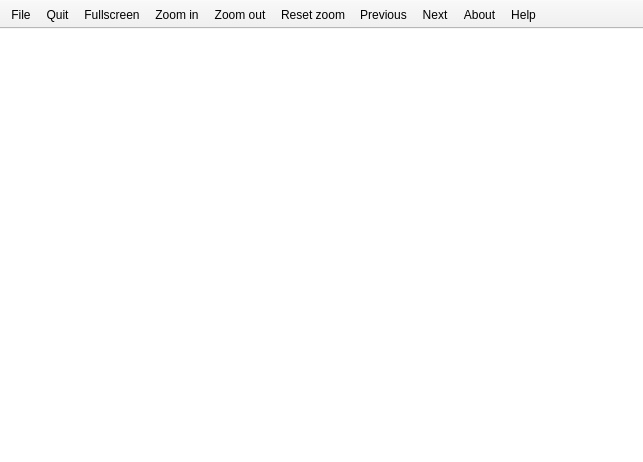
<?xml version="1.0" encoding="UTF-8"?>
<ui version="4.0">
 <class>MainWindow</class>
 <widget class="QMainWindow" name="MainWindow">
  <property name="geometry">
   <rect>
    <x>0</x>
    <y>0</y>
    <width>643</width>
    <height>462</height>
   </rect>
  </property>
  <property name="focusPolicy">
   <enum>Qt::StrongFocus</enum>
  </property>
  <property name="windowTitle">
   <string>qPicView</string>
  </property>
  <widget class="QWidget" name="centralWidget">
   <layout class="QHBoxLayout" name="horizontalLayout_2">
    <property name="spacing">
     <number>0</number>
    </property>
    <property name="sizeConstraint">
     <enum>QLayout::SetNoConstraint</enum>
    </property>
    <property name="margin">
     <number>0</number>
    </property>
    <item>
     <layout class="QHBoxLayout" name="horizontalLayout">
      <property name="spacing">
       <number>0</number>
      </property>
      <property name="sizeConstraint">
       <enum>QLayout::SetNoConstraint</enum>
      </property>
      <item>
       <widget class="QGraphicsView" name="graphicsView">
        <property name="focusPolicy">
         <enum>Qt::NoFocus</enum>
        </property>
        <property name="frameShape">
         <enum>QFrame::NoFrame</enum>
        </property>
        <property name="lineWidth">
         <number>0</number>
        </property>
       </widget>
      </item>
     </layout>
    </item>
   </layout>
  </widget>
  <widget class="QToolBar" name="mainToolBar">
   <property name="contextMenuPolicy">
    <enum>Qt::NoContextMenu</enum>
   </property>
   <property name="movable">
    <bool>false</bool>
   </property>
   <property name="floatable">
    <bool>false</bool>
   </property>
   <attribute name="toolBarArea">
    <enum>TopToolBarArea</enum>
   </attribute>
   <attribute name="toolBarBreak">
    <bool>false</bool>
   </attribute>
   <addaction name="actionFile"/>
   <addaction name="actionQuit"/>
   <addaction name="actionFullscreen"/>
   <addaction name="actionZoom_in"/>
   <addaction name="actionZoom_out"/>
   <addaction name="actionReset_zoom"/>
   <addaction name="actionPrevious"/>
   <addaction name="actionNext"/>
   <addaction name="actionAbout"/>
   <addaction name="actionHelp"/>
  </widget>
  <action name="actionFile">
   <property name="text">
    <string>File</string>
   </property>
   <property name="shortcut">
    <string>F</string>
   </property>
  </action>
  <action name="actionQuit">
   <property name="text">
    <string>Quit</string>
   </property>
   <property name="shortcut">
    <string>Esc</string>
   </property>
  </action>
  <action name="actionFullscreen">
   <property name="checkable">
    <bool>true</bool>
   </property>
   <property name="text">
    <string>Fullscreen</string>
   </property>
   <property name="shortcut">
    <string>F11</string>
   </property>
  </action>
  <action name="actionZoom_in">
   <property name="text">
    <string>Zoom in</string>
   </property>
   <property name="shortcut">
    <string>+</string>
   </property>
  </action>
  <action name="actionZoom_out">
   <property name="text">
    <string>Zoom out</string>
   </property>
   <property name="shortcut">
    <string>-</string>
   </property>
  </action>
  <action name="actionReset_zoom">
   <property name="text">
    <string>Reset zoom</string>
   </property>
   <property name="shortcut">
    <string>*</string>
   </property>
  </action>
  <action name="actionNext">
   <property name="text">
    <string>Next</string>
   </property>
   <property name="shortcut">
    <string>Right</string>
   </property>
  </action>
  <action name="actionPrevious">
   <property name="text">
    <string>Previous</string>
   </property>
   <property name="shortcut">
    <string>Left</string>
   </property>
  </action>
  <action name="actionAbout">
   <property name="text">
    <string>About</string>
   </property>
   <property name="shortcut">
    <string>?</string>
   </property>
  </action>
  <action name="actionHelp">
   <property name="text">
    <string>Help</string>
   </property>
   <property name="shortcut">
    <string>F1</string>
   </property>
  </action>
 </widget>
 <layoutdefault spacing="6" margin="11"/>
 <resources/>
 <connections>
  <connection>
   <sender>actionQuit</sender>
   <signal>triggered()</signal>
   <receiver>MainWindow</receiver>
   <slot>close()</slot>
   <hints>
    <hint type="sourcelabel">
     <x>-1</x>
     <y>-1</y>
    </hint>
    <hint type="destinationlabel">
     <x>321</x>
     <y>230</y>
    </hint>
   </hints>
  </connection>
 </connections>
</ui>
